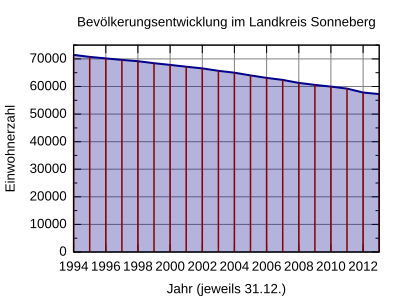

This figure's gnuplot source:
#!/usr/bin/gnuplot
# gnuplot 4.6 / Debian 7
#
# Erstellt von Michael Fiedler <michael.fiedler87@gmx.de>
# Lizenz: CC-BY-SA 3.0 unported, http://creativecommons.org/licenses/by-sa/3.0/deed.de
# Basierend auf http://commons.wikimedia.org/wiki/File:Muc_population.svg von Gorgo

# output
set title 'Bevölkerungsentwicklung im Landkreis Sonneberg'
unset key
set style fill transparent solid 0.3
set grid

set xlabel 'Jahr (jeweils 31.12.)'
set xrange [1994:2013]
# Jahreszahl alle 2 Jahre
set xtics 2
# nochmal in zwei Teilintervalle unterteilen (jedes Jahr eine Markierung)
set mxtics 1

set ylabel 'Einwohnerzahl'
# Beschriftungsintervall
set ytics 10000
# weitere Unterteilung ohne Beschriftung
set mytics 2
set yrange ['0':'75000']


set terminal svg size 400,300 font 'Arial,10'
set output 'Landkreis_Sonneberg_Bevoelkerungsentwicklung.svg'

# '-' nimmt die nachfolgenden Daten als Eingabewerte
plot '-' using 1:2 with filledcurves below x1 linetype rgb 'dark-blue' linewidth 2, \
	    '-' using 1:2 with impulses linecolor rgbcolor 'dark-red' linewidth 1.5
# Datenquelle: Thueringer Landesamt fuer Statistik, http://www.tls.thueringen.de/datenbank/portrait.asp?TabelleID=gg000102&auswahl=extra&nr=72000&Aevas2=Aevas2&tit2=&TIS=&SZDT=
	1994 71454
	1995 70721
	1996 70193
	1997 69639
	1998 69146
	1999 68423
	2000 67833
	2001 67175
	2002 66562
	2003 65683
	2004 64983
	2005 64005
	2006 63122
	2007 62384
	2008 61315
	2009 60560
	2010 59954
	2011 59249
	2012 57802
	2013 57252
EOF
	1994 71454
	1995 70721
	1996 70193
	1997 69639
	1998 69146
	1999 68423
	2000 67833
	2001 67175
	2002 66562
	2003 65683
	2004 64983
	2005 64005
	2006 63122
	2007 62384
	2008 61315
	2009 60560
	2010 59954
	2011 59249
	2012 57802
	2013 57252
EOF
